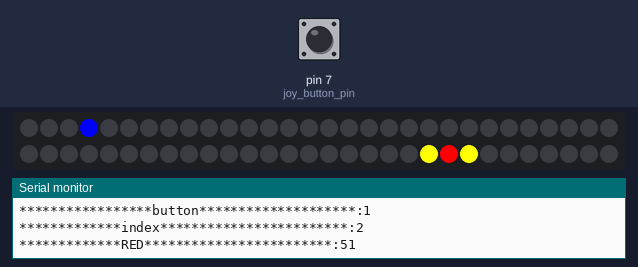
A sketch run on a simulated Arduino Uno, built with avr-gcc and run on an emulated ATmega328P. On the bench: 60 RGB LEDs in strip order, left to right, continuing on the next row, the last lines printed to the serial monitor. Inputs (shaded band) come from the test bench; at power-on: pin 7 (joy_button_pin) HIGH. Random numbers use the default seed unless the sketch sets one.

Above: at 1.8 s.
1.9 s: pin 7 (joy_button_pin) pulled LOW for 3.2 s
At 3.9 s:
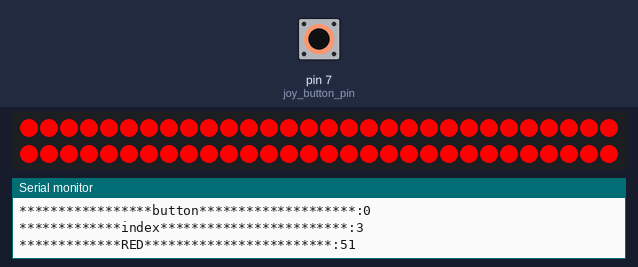
6.6 s: pin 7 (joy_button_pin) pulled LOW for 1 s
At 8.3 s:
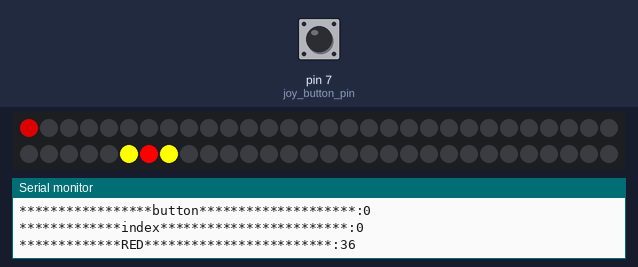
Timing chart, 0 to 9.8 s (numbered marks = the images above; inputs shaded):
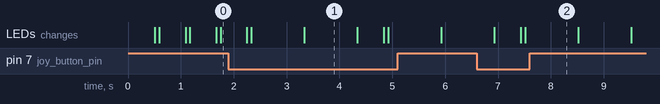

The sketch:

HitTheBullsEye.ino
```cpp
#include <FastLED.h>

#define LED_PIN 5
#define NUM_LEDS 60

int joy_button_pin = 7;

int reset_random_number = HIGH;

CRGB leds[NUM_LEDS];

int points = 0;

int speed_of_movment = 500;

void setup() {

  FastLED.addLeds<WS2812, LED_PIN, GRB>(leds, NUM_LEDS);

  pinMode(joy_button_pin, INPUT_PULLUP);
  Serial.begin(9600);
}

//void loop()
//{
// // FastLED.clear();
// // FastLED.show();
//                fill_solid( leds, NUM_LEDS, CRGB ( 255, 255, 255)); // green
//        FastLED.show();
//        delay(800);
//        fill_solid( leds, NUM_LEDS, CRGB ( 0, 255, 0)); // green
//        FastLED.show();
//        delay(100);
//        fill_solid( leds, NUM_LEDS, CRGB ( 255, 0, 0));
//        FastLED.show();
//        delay(100);
//        fill_solid( leds, NUM_LEDS, CRGB ( 0, 0, 255));
//        FastLED.show();
//        delay(100);
//}
void loop() {
  int random_led;
  FastLED.clear();
  FastLED.show();
  random_led = random(59);
  int random_led_y_1 = random_led - 1;
  int random_led_y_2 = random_led + 1;
  leds[random_led] = CRGB ( 255, 0, 0); // RED
  leds[random_led_y_1] = CRGB ( 255, 255, 0); // Yellow
  leds[random_led_y_2] = CRGB ( 255, 255, 0); // Yellow
  for (int i = 0; i <= 59; i++) {
    leds[i] = CRGB ( 0, 0, 255); // Blue
    FastLED.show();
    delay(speed_of_movment);
    leds[i] = CRGB ( 0, 0, 0);
    FastLED.show();
    //delay(speed_of_movment);
    Serial.print("*****************button********************:");
    Serial.println(digitalRead(joy_button_pin));
    Serial.print("*************index************************:");
    Serial.println(i);
    Serial.print("*************RED************************:");
    Serial.println(random_led);
    if (digitalRead(joy_button_pin) == 0 )
    {
      if (i == random_led)
      {
        leds[i] = CRGB ( 0, 150, 0); //light green
        FastLED.show();
        delay(1000);
        fill_solid( leds, NUM_LEDS, CRGB ( 0, 255, 0)); // green
        FastLED.show();
        delay(1000);
        fill_solid( leds, NUM_LEDS, CRGB ( 0, 0, 0));
        FastLED.show();
        points++;
        speed_of_movment = speed_of_movment / 3;
        FastLED.clear();
        FastLED.show();
        break;
      }
      else
      {
        leds[i] = CRGB ( 150, 0, 0); //light green
        FastLED.show();
        delay(1000);
        fill_solid( leds, NUM_LEDS, CRGB ( 255, 0, 0)); // red
        FastLED.show();
        delay(1000);
        //fill_solid( leds, NUM_LEDS, CRGB ( 0, 0, 0));
        FastLED.clear();
        FastLED.show();


        break;
      }
    }

    if (i == random_led_y_1)
    {
      leds[random_led_y_1] = CRGB ( 255, 255, 0);
    }
    if (i == random_led)
    {
      leds[random_led] = CRGB ( 255, 0, 0);
    }
    if (i == random_led_y_2)
    {
      leds[random_led_y_2] = CRGB ( 255, 255, 0);
    }

    //    if (i == 59)
    //    {
    //      leds[random_led_y_1] = CRGB ( 255, 255, 0);
    //      FastLED.clear();
    //      leds[random_led] = CRGB ( 255, 0, 0);
    //      FastLED.clear();
    //      leds[random_led_y_2] = CRGB ( 255, 255, 0);
    //      FastLED.clear();
    //      if (digitalRead(joy_button_pin = HIGH))
    //      {
    //        if (i == random_led)
    //        {
    //          leds[random_led] = CRGB ( 255, 0, 0);
    //          FastLED.clear();
    //          points++;
    //          speed_of_movment = speed_of_movment / 3;
    //        }
    //      }
    //    }
  }
}
```

Measured:
- what the display in image 1 shows lasts 1.0 s, from 3.3 s to 4.3 s
